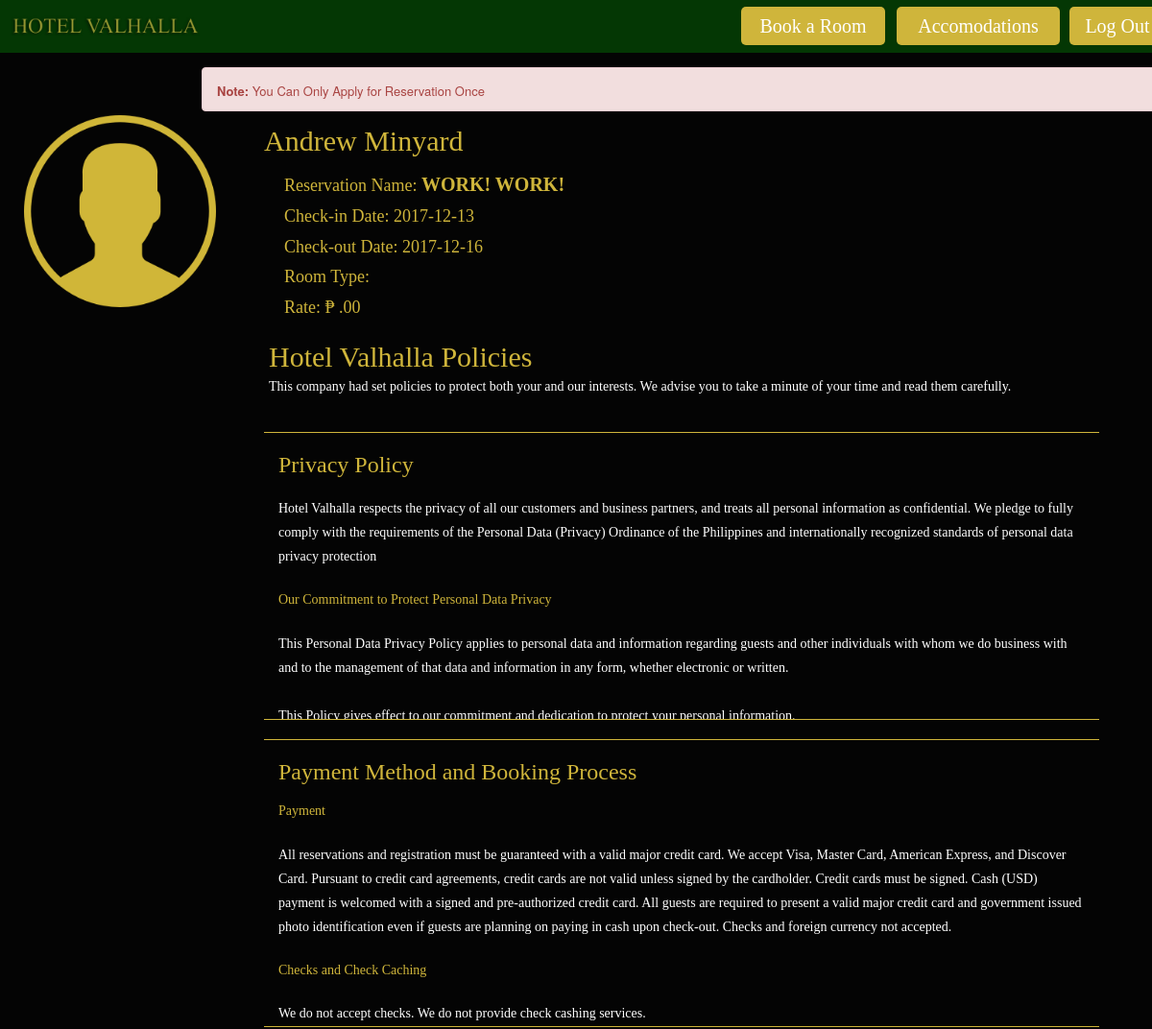
The page /clientprofile.php (signed in, upper part) on the database as committed earlier.
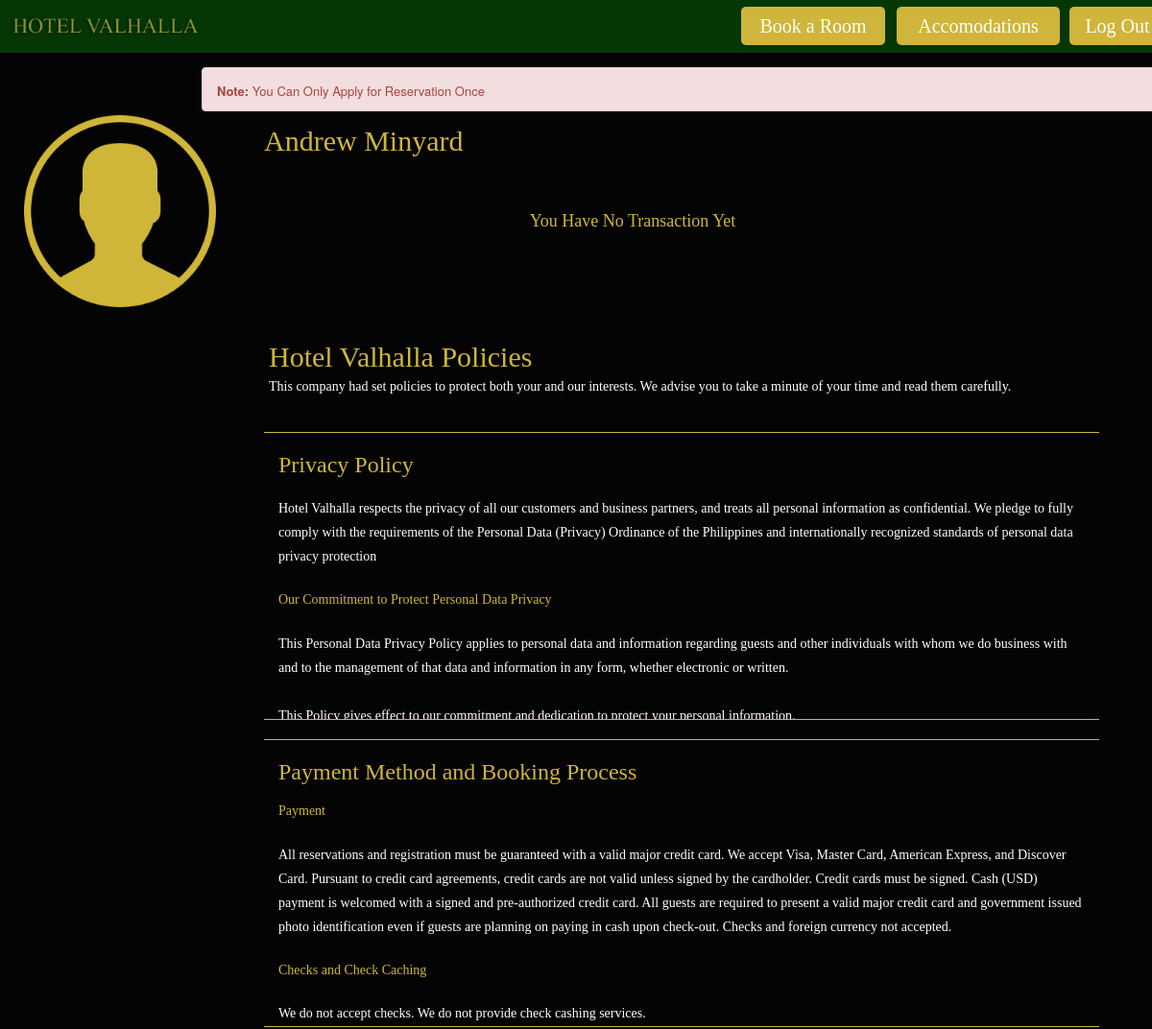
The same page on the database as committed later.
### tables this page shows
CREATE TABLE `reservation` (
  `id` bigint(20) UNSIGNED NOT NULL,
  `check_in` date NOT NULL,
  `check_out` date NOT NULL,
  `reserve_name` varchar(200) NOT NULL,
  `room_id` int(20) NOT NULL,
  `room_rate` int(11) NOT NULL,
  `clientId` int(11) NOT NULL
);

### clientprofile.php (the view, shortened to what this page needs)
<?php
	include 'config.php';
	$fname = $_SESSION['firstname'];
	$lname = $_SESSION['lastname'];
	$id = $_SESSION['id'];
	$completeName = $fname.' '.$lname;
?>
<html>
<head>
	<link rel="stylesheet" href="css/client.css">
	<link rel="stylesheet" href="https://maxcdn.bootstrapcdn.com/bootstrap/3.3.7/css/bootstrap.min.css">
</head>
<body>
	<div class="container">
				<nav>
				<div class="header">
					     <?php
                            include 'header.php';
                         ?>
				</div>
			</nav>
		<div class="row">
			<div class="col-lg-12">
				 <?php
                            include 'headbutton.php';
                  ?>
				<?php
				if(isset($_SESSION['Warning'])||!empty($_SESSION['Warning'])){
					$warning = "<b>Note: </b>You Can Only Apply for Reservation Once";
				?>
				<div class="alert alert-danger" data-dismiss="alert" id="alert" role="alert" style="width:1000px; font-size: 13px; margin-top: 70px; margin-left: 270px; padding-bottom: 10px;"><?php echo $warning; ?></div>
				<?php
				}
				?>
						<div class="profilepic">
						<img src="images/user.png" class="dp">
						<h2 class="fullname"><?php echo $completeName; ?></h2>
						<div class="otherinfo">
					<?php
						$sql = " SELECT reserve_name, check_in, check_out, room_id, room_rate  FROM reservation WHERE clientId = ('$id') ";
						$result = mysqli_query($link,$sql);
						if(mysqli_num_rows($result)>0){
							while($row =mysqli_fetch_array($result)){
							$reservation =$row['reserve_name'];
							$check_in =$row['check_in'];
							$check_out = $row['check_out'];
							$room_rate = $row['room_rate'];
					?>
							<h4 class="user">Reservation Name: <b style="font-size: 20px;"><?php echo strtoupper($reservation); ?><b></h4>
							<h4 class="user">Check-in Date: <?php echo $check_in;  ?> </h4>
							<h4 class="user">Check-out Date: <?php echo $check_out; ?></h4>
							<h4 class="user">Room Type: <?php echo  $roomName; ?></h4>
							<h4 class="user">Rate: ₱ <?php echo  $room_rate; ?>.00</h4>
					<?php
							}
						}
						 else{
							echo '<h4 class="user" style="margin-top: 50px; "><p style="text-align: center" ;>You Have No Transaction Yet</p></h4>';
						}
					?>
						</div>
							<h2 class=infolabel>Hotel Valhalla Policies</h2>
							<h5 class="warning">This company had set policies to protect both your and our interests. We advise you to take a minute of your time and read them carefully.</h4>
					<div class="scrollbar" id="style-2">
						<div class="policies">
							<div class="privacy">
								<h3 class="policylabel">Privacy Policy</h3>
								<h5 class="policyinfo">Hotel Valhalla respects the privacy of all our customers and business partners, and treats all personal information as confidential.  We pledge to fully comply with the requirements of the Personal Data (Privacy) Ordinance of the Philippines and internationally recognized standards of personal data privacy protection</h5>
								<h5 class="policyinfolabel">Our Commitment to Protect Personal Data Privacy</h5>
								<h5 class="policyinfo">This Personal Data Privacy Policy applies to personal data and information regarding guests and other individuals with whom we do business with and to the management of that data and information in any form, whether electronic or written. </br></br> This Policy gives effect to our commitment and dedication to protect your personal information.</h5>
							</div>
							<div class="payment">
								<h3 class="policylabel">Payment Method and Booking Process</h3>
								<h5 class="policyinfolabel">Payment</h5>
								<h5 class="policyinfo">All reservations and registration must be guaranteed with a valid major credit card.  We accept Visa, Master Card, American Express, and Discover Card.  Pursuant to credit card agreements, credit cards are not valid unless signed by the cardholder.  Credit cards must be signed.  Cash (USD) payment is welcomed with a signed and pre-authorized credit card.  All guests are required to present a valid major credit card and government issued photo identification even if guests are planning on paying in cash upon check-out.  Checks and foreign currency not accepted.</h5>
								<h5 class="policyinfolabel">Checks and Check Caching</h5>
								<h5 class="policyinfo">We do not accept checks.  We do not provide check cashing services.</h5>
							</div>
						</div>
					</div>
					</div>
				</div>
			</div>
					<?php
					  	 	include 'footer.php';
					  	 ?>
	</div>
</body>
</html>

### header.php
<html>
<head>
	<link rel="stylesheet" href="css/header.css">
</head>
<body>
			<nav>
					<div id="logo"><a href="index.php"><img src="images/logo2.png" style="height: 100px"/></a></div>
			</nav>
</body>
</html>

### headbutton.php (shortened to what this page needs)
<html>
<head>
	<link rel="stylesheet" href="css/headbutton.css">
</head>
<body>
			<button type="button" class="booking" onclick="window.location.href='booking.php'"> <a href="booking.php" class="nav">Book a Room<br></a></button>
			<button type="button" class="rooms" onclick="window.location.href='room.php'"><a href="room.php" class="nav">Accomodations</a></button>
			<button type="button" class="log" onclick="window.location.href='logout.php'"><a href="logout.php" class="nav">Log Out</a></button>
</body>
</html>

### footer.php (shortened to what this page needs)
<html>
<head>
	<link rel="stylesheet" href="css/footer.css">
</head>
<body>
</body>
</html>

### css/client.css (style rules this page uses)
body { overflow-x: hidden; position: absolute; width: 100%; background-image: url("cssimages/bglogin.png"); }
.container { margin: 0 auto; width: 100%; }
.col-lg-12 { margin: 0 auto; width: 100%; min-width: 1000px; left: -90px; }
.row { width: 100%; min-width: 1349px; }
.header { background-image: url("cssimages/header.png"); position: absolute; top: -5px; left: -5px; height: 60px; width: 110%; min-width: 1000px; padding: 5px 10px; }
.dp { height: 200px; width: 200px; position: absolute; top: 120px; left: 100px; }
h2.fullname { font-family: century gothic; color: #CFB53B; position: absolute; top: 110px; left: 350px; }
.otherinfo { width: 768px; height: 300px; position: absolute; top: 150px; left: 350px; padding: 20px; }
h4.user { font-family: century gothic; color: #CFB53B; padding: 1px; }
h2.infolabel { font-family: century gothic; color: #CFB53B; padding: 5px; position: absolute; top: 330px; left: 350px; }
h5.warning { font-family: century gothic; color: white; padding: 5px; position: absolute; top: 380px; left: 350px; }
.policies { position: absolute; width: 900px; height: 970px; top: 430px; left: 330px; margin: 10px; }
.privacy { border-top: solid; border-bottom: solid; border-width: 1px; border-color: #CFB53B; position: absolute; width: 870px; height: 300px; top: 10px; left: 10px; overflow-y: auto; }
h3.policylabel { font-family: century gothic; color: #CFB53B; padding: 0px 15px; }
h5.policyinfolabel { font-family: century gothic; color: #CFB53B; padding: 10px; margin: 5px; }
h5.policyinfo { font-family: century gothic; color: white; padding: 10px; margin: 5px; line-height: 25px; }
.payment { border-top: solid; border-bottom: solid; border-width: 1px; border-color: #CFB53B; position: absolute; width: 870px; height: 300px; top: 330px; left: 10px; overflow-y: auto; }

### css/header.css (style rules this page uses)
#logo { margin-top: -22px; margin-bottom: 5px; float: left; }
#logo img { display: block; margin: 0 0 0 5px; }

### css/headbutton.css (style rules this page uses)
a.nav:link { color: white; }
.booking { width: 150px; height: 40px; background-color: #CFB53B; border-style: hidden; border-radius: 5px; font-family: century gothic; font-size: 20px; color: white; right: 352px; top: 7px; overflow: hidden; white-space: nowrap; position: absolute; }
.rooms { width: 170px; height: 40px; min-width: 100px; background-color: #CFB53B; border-style: hidden; border-radius: 5px; font-family: century gothic; font-size: 20px; color: white; right: 170px; top: 7px; padding: 5px; white-space: normal; word-wrap: break-word; position: absolute; }
.log { width: 100px; height: 40px; min-width: 100px; background-color: #CFB53B; border-style: hidden; border-radius: 5px; font-family: century gothic; font-size: 20px; color: white; right: 60px; top: 7px; padding: 5px; white-space: normal; word-wrap: break-word; position: absolute; }

Rows that differ between the two databases and show on the page:
removed reservation: reserve_name "WORK! WORK!", check_in "2017-12-13", check_out "2017-12-16"
Other text that changed with them:
text now shown: "You Have No Transaction Yet"
